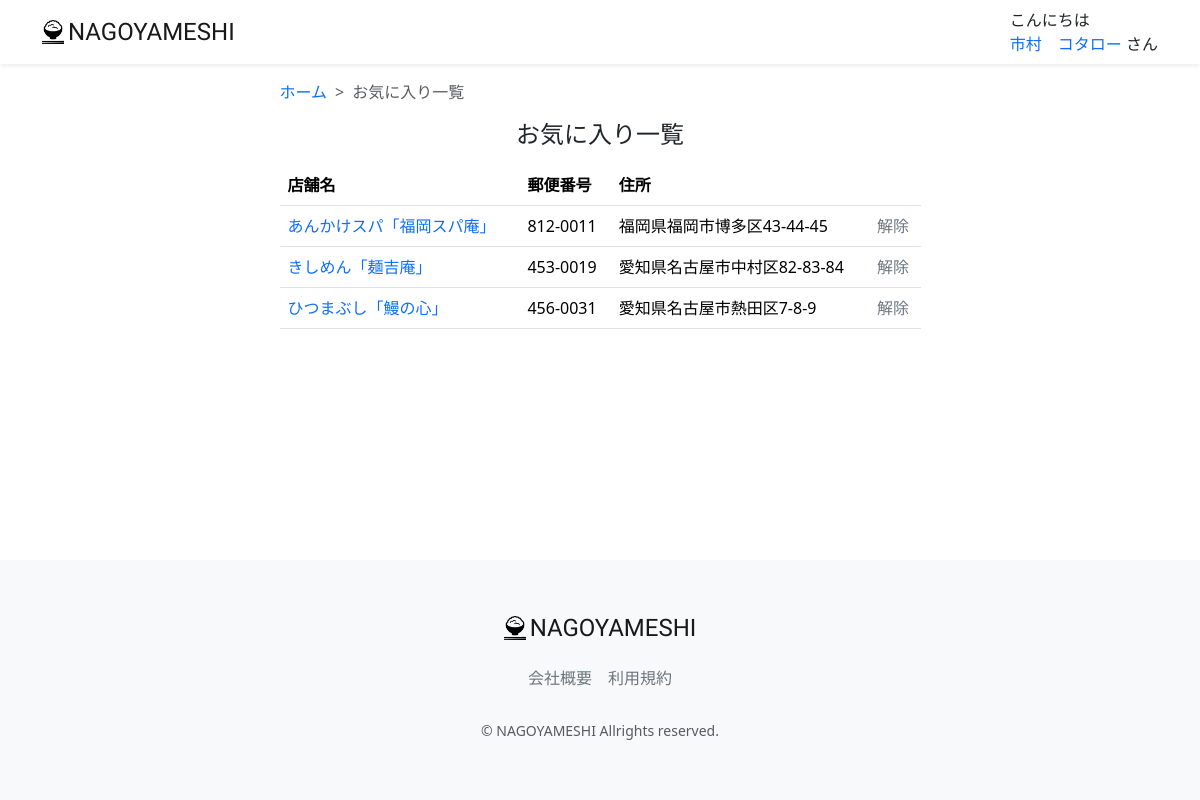
The page /favorite-list/ (signed in) on the database as committed earlier.
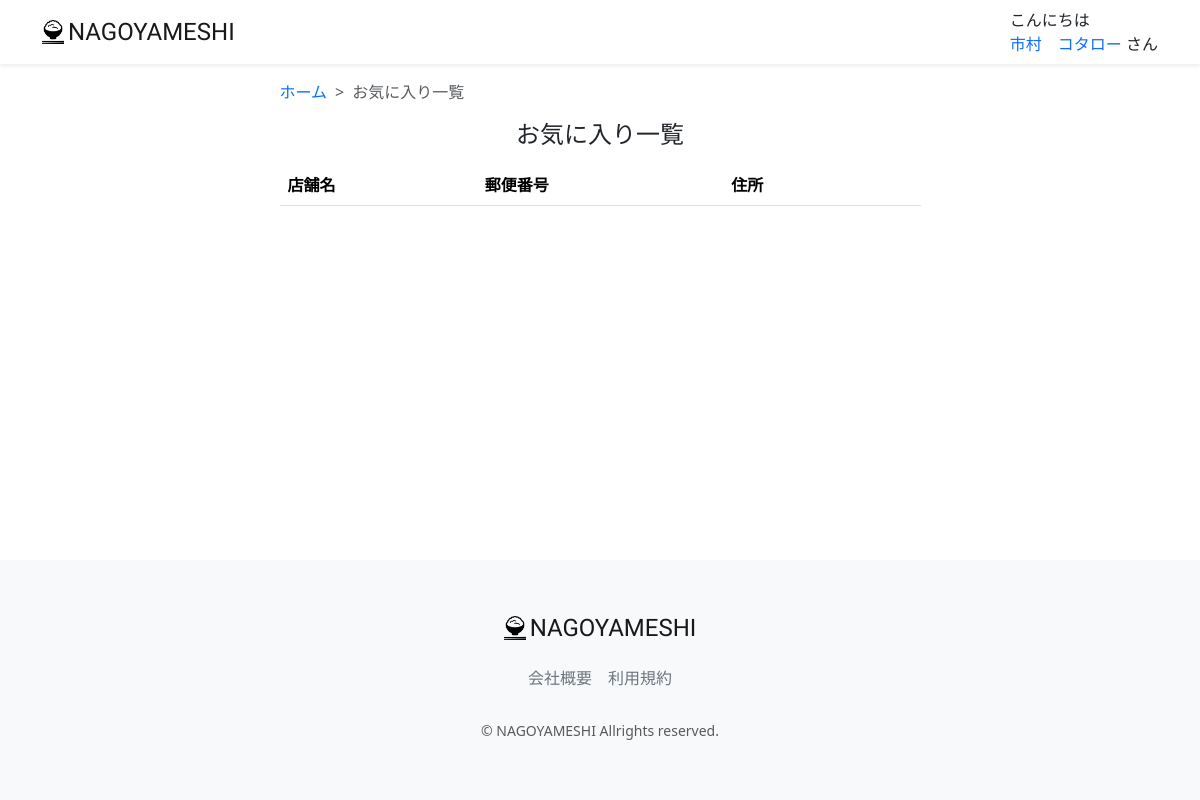
The same page on the database as committed later.
### restaurant/models.py (models this page shows, shortened)
class FavoriteRestaurant(models.Model):
    restaurant = models.ForeignKey(Restaurant, on_delete=models.PROTECT)
    user = models.ForeignKey(CustomUser, on_delete=models.PROTECT)
    class Meta:
        verbose_name_plural = "Favorite"
        constraints = [
            models.UniqueConstraint(fields=['restaurant', 'user'], name='unique_favorite')
        ]

class Restaurant(models.Model):
    name = models.CharField("店名",max_length=200, blank=False, null=False)
    description = models.CharField(verbose_name='説明', max_length=200, blank=True, null=True)
    postal_code_regex = RegexValidator(regex=r'^[0-9]+$', message = ("Postal Code must be entered in the format: '1234567'. Up to 7 digits allowed."))
    postal_code = models.CharField(validators=[postal_code_regex], max_length=7, verbose_name='郵便番号', blank=False, null=False)
    address = models.CharField("住所", max_length=200)
    tel_number_regex = RegexValidator(regex=r'^[0-9]+$', message = ("Tel Number must be entered in the format: '09012345678'. Up to 15 digits allowed."))
    tel_number = models.CharField(validators=[tel_number_regex], max_length=15, verbose_name='電話番号', blank=False, null=False)
    e_mail = models.EmailField("E-Mail", blank=True, null=True)
    url = models.URLField("店舗URL", blank=True, null=True)
    price_max = models.PositiveIntegerField("予算上限", blank=True, null=True)
    price_min = models.PositiveIntegerField("予算下限", blank=True, null=True)
    rate = models.FloatField(verbose_name="レート", default=0.0)
    min_varidator = MinValueValidator(0)
    max_varidator = MaxValueValidator(1000)
    seats_number = models.IntegerField("席数", blank=True, null=True, validators=[min_varidator, max_varidator])
    close_day_of_week = models.CharField("定休日", max_length=50, blank=True, null=True)
    category = models.ForeignKey(Category, on_delete=models.PROTECT, blank=True, null=True)
    photo = models.ImageField(verbose_name='写真', blank=True, null=True)
    created_at = models.DateTimeField("登録日", auto_now_add=True)
    updated_at = models.DateTimeField("更新日", auto_now_add=True)
    deleted_at = models.DateTimeField("削除日", auto_now_add=True)
    class Meta:
        verbose_name_plural = "Restaurant"
        constraints = [
            models.UniqueConstraint(fields=['name', 'postal_code'], name='unique_restaurant')
        ]

### restaurant/views.py (the view)
# urls.py: path("favorite-list/", views.FavoriteListView.as_view(), name="favorite_list"),
class FavoriteListView(generic.ListView):
    model = models.FavoriteRestaurant
    template_name = 'favorite/favorite_list.html'
    def get_queryset(self):
        user_id = self.request.user.id
        queryset = models.FavoriteRestaurant.objects.filter(user_id=user_id)#.order_by('-created_at')
        return queryset

### restaurant/templatetags/custom_tag.py (called while the page is built)
@register.filter
def post(val:str):
    return f'{val[0:3]}-{val[3:7]}'

@register.filter
def honor(val):
    return 'さん'

@register.filter
def greet(val):
    greeting = 'ようこそ'
    now = datetime.datetime.now()
    if now.hour <= 8:
        greeting = 'おはようございます'
    elif now.hour <= 18:
        greeting = 'こんにちは'
    else:
        greeting = 'こんばんは'
    return f'{greeting}'

### restaurant/templates/favorite/favorite_list.html (shortened to what this page needs)
{% extends "layout/base.html" %}
{% load static %}
{% load custom_tag %}
{% block content %}
<main>
    <div class="container nagoyameshi-container pb-5">
        <div class="row justify-content-center">
            <div class="col-xxl-6 col-xl-7 col-lg-8 col-md-10">
                <nav class="my-3" style="--bs-breadcrumb-divider: '>';" aria-label="breadcrumb">
                    <ol class="breadcrumb mb-0">
                        <li class="breadcrumb-item">
                            <a href="{% url 'top_page'%}">ホーム</a>
                        </li>
                        <li class="breadcrumb-item active" aria-current="page">
                            お気に入り一覧
                        </li>
                    </ol>
                </nav>
                <h1 class="mb-3 text-center">お気に入り一覧</h1>
                <table class="table">
                    <thead>
                        <tr>
                            <th scope="col">店舗名</th>
                            <th scope="col">郵便番号</th>
                            <th scope="col">住所</th>
                            <th scope="col"></th>
                        </tr>
                    </thead>
                    <tbody>
                        {% for favorite in object_list %}
                        <tr>
                            <td>
                                <a href="{% url 'restaurant_detail' favorite.restaurant.id %}">
                                {{ favorite.restaurant.name }}
                                </a>
                            </td>
                            <td>{{ favorite.restaurant.postal_code|post }}</td>
                            <td> {{ favorite.restaurant.address }}</td>
                            <td>
                                <a href="#" class="link-secondary" data-bs-toggle="modal" data-bs-target="#removeFavoriteModal" data-favorite-id="{{ favorite.id }}" data-restaurant-name=" {{favorite.restaurant.name }}">
                                    解除
                                </a>
                            </td>
                        </tr>
                    </tbody>
                        {% endfor %}
                </table>
            </div>
        </div>
    </div>
</main>
{% endblock %}

Rows that differ between the two databases and show on the page:
removed FavoriteRestaurant: restaurant.name "あんかけスパ「福岡スパ庵」", restaurant.postal_code|post "812-0011", restaurant.address "福岡県福岡市博多区43-44-45"
removed FavoriteRestaurant: restaurant.name "きしめん「麺吉庵」", restaurant.postal_code|post "453-0019", restaurant.address "愛知県名古屋市中村区82-83-84"
removed FavoriteRestaurant: restaurant.name "ひつまぶし「鰻の心」", restaurant.postal_code|post "456-0031", restaurant.address "愛知県名古屋市熱田区7-8-9"
